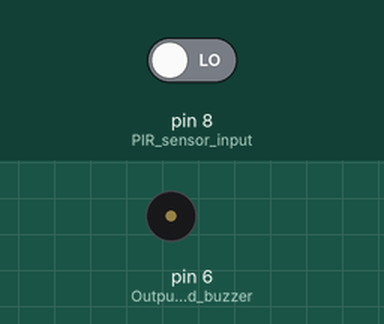
Recording of a sketch running on a simulated Arduino Uno, built with avr-gcc and run on an emulated ATmega328P. Parts: buzzer (waves = sounding, pin HIGH). The test bench sets the inputs (shaded band); at power-on: pin 8 (PIR_sensor_input) LOW.

Above: at 1.2 s.
1.3 s: pin 8 (PIR_sensor_input) driven HIGH
At 1.55 s:
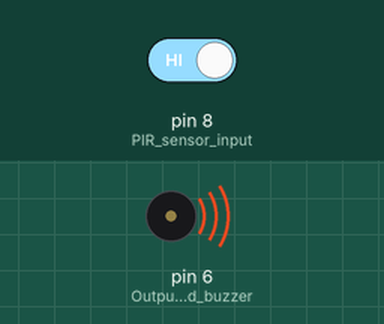
4.3 s: pin 8 (PIR_sensor_input) driven LOW
At 4.3 s:
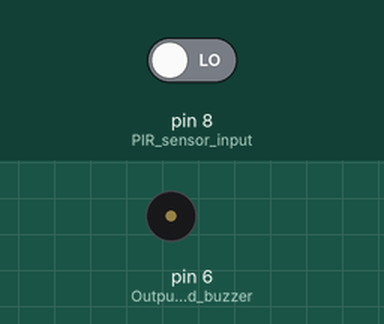
Timing chart, 0 to 7.3 s (numbered marks = the images above; inputs shaded):
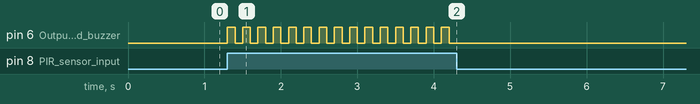

The sketch:

Motion_code.ino
```cpp
void setup() {
  pinMode(8, INPUT);   // PIR sensor input
  pinMode(6, OUTPUT);  // Output for LED and buzzer
}

void loop() {
  if (digitalRead(8) == HIGH) {
    digitalWrite(6, HIGH);
    delay(100);
    digitalWrite(6, LOW);
    delay(100);
  }
}
```

Measured:
- after the input at 1.3 s, pin 6 (Output_for_LED_and_buzzer): alternates HIGH for 0.10 s and LOW for 0.10 s, starting at once
- after the input at 4.3 s, pin 6 (Output_for_LED_and_buzzer): stops changing and stays LOW
